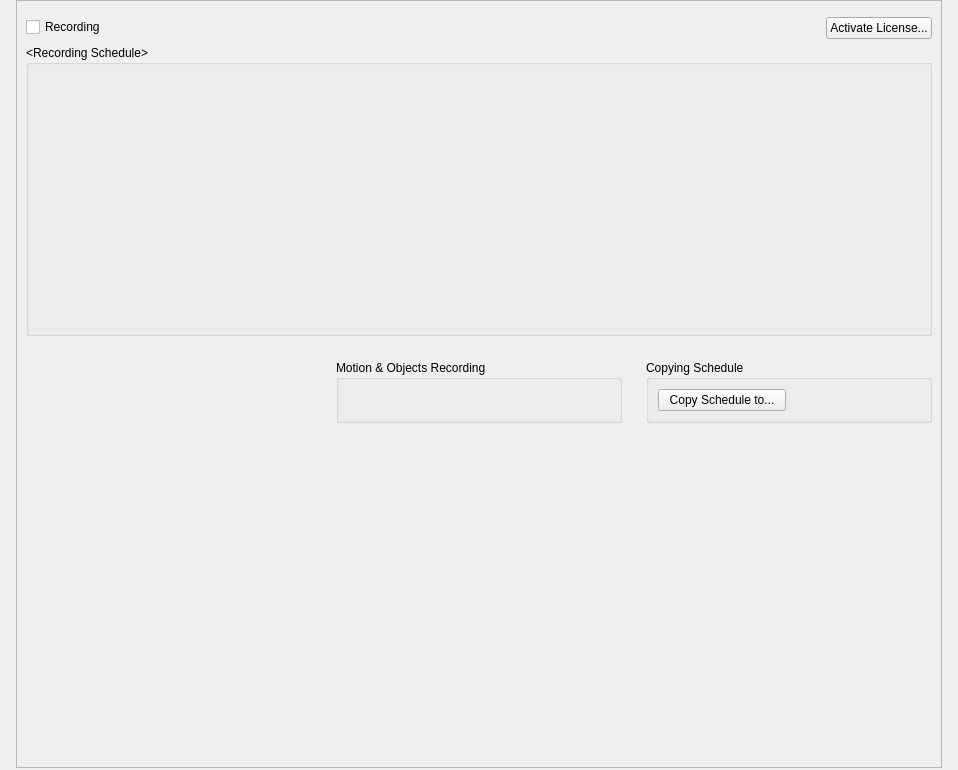
<?xml version="1.0" encoding="UTF-8"?>
<ui version="4.0">
 <class>CameraScheduleWidget</class>
 <widget class="QWidget" name="CameraScheduleWidget">
  <property name="geometry">
   <rect>
    <x>0</x>
    <y>0</y>
    <width>958</width>
    <height>770</height>
   </rect>
  </property>
  <layout class="QVBoxLayout" name="verticalLayout_6">
   <property name="spacing">
    <number>1</number>
   </property>
   <property name="leftMargin">
    <number>0</number>
   </property>
   <property name="topMargin">
    <number>0</number>
   </property>
   <property name="rightMargin">
    <number>0</number>
   </property>
   <property name="bottomMargin">
    <number>0</number>
   </property>
   <item>
    <widget class="QWidget" name="mainWidget" native="true">
     <layout class="QVBoxLayout" name="verticalLayout">
      <property name="leftMargin">
       <number>16</number>
      </property>
      <property name="topMargin">
       <number>0</number>
      </property>
      <property name="rightMargin">
       <number>16</number>
      </property>
      <property name="bottomMargin">
       <number>0</number>
      </property>
      <item>
       <widget class="QScrollArea" name="scrollArea">
        <property name="horizontalScrollBarPolicy">
         <enum>Qt::ScrollBarAlwaysOff</enum>
        </property>
        <property name="widgetResizable">
         <bool>true</bool>
        </property>
        <property name="alignment">
         <set>Qt::AlignLeading|Qt::AlignLeft|Qt::AlignTop</set>
        </property>
        <widget class="QWidget" name="scrollAreaWidgetContents">
         <property name="geometry">
          <rect>
           <x>0</x>
           <y>0</y>
           <width>924</width>
           <height>756</height>
          </rect>
         </property>
         <layout class="QVBoxLayout" name="verticalLayout_7" stretch="0,0,0,0,1">
          <property name="topMargin">
           <number>16</number>
          </property>
          <item>
           <layout class="QHBoxLayout" name="topButtonsLayout">
            <item alignment="Qt::AlignTop">
             <widget class="nx::vms::client::desktop::CheckBox" name="enableRecordingCheckBox">
              <property name="text">
               <string>Recording</string>
              </property>
              <property name="tristate">
               <bool>true</bool>
              </property>
             </widget>
            </item>
            <item alignment="Qt::AlignTop">
             <widget class="QLabel" name="licenseUsageLabel">
              <property name="sizePolicy">
               <sizepolicy hsizetype="Minimum" vsizetype="Fixed">
                <horstretch>0</horstretch>
                <verstretch>0</verstretch>
               </sizepolicy>
              </property>
              <property name="text">
               <string notr="true">&lt;license usage&gt;</string>
              </property>
             </widget>
            </item>
            <item>
             <spacer name="horizontalSpacer">
              <property name="orientation">
               <enum>Qt::Horizontal</enum>
              </property>
              <property name="sizeHint" stdset="0">
               <size>
                <width>40</width>
                <height>20</height>
               </size>
              </property>
             </spacer>
            </item>
            <item alignment="Qt::AlignTop">
             <widget class="QPushButton" name="licensesButton">
              <property name="text">
               <string>Activate License...</string>
              </property>
             </widget>
            </item>
           </layout>
          </item>
          <item>
           <layout class="QVBoxLayout" name="recordingScheduleLayout">
            <property name="topMargin">
             <number>0</number>
            </property>
            <item>
             <widget class="QGroupBox" name="scheduleGridGroupBox">
              <property name="title">
               <string notr="true">&lt;Recording Schedule&gt;</string>
              </property>
              <property name="flat">
               <bool>true</bool>
              </property>
              <layout class="QVBoxLayout" name="scheduleGridLayout">
               <item>
                <widget class="nx::vms::client::desktop::ScheduleGridWidget" name="gridWidget" native="true">
                 <property name="enabled">
                  <bool>true</bool>
                 </property>
                 <property name="sizePolicy">
                  <sizepolicy hsizetype="MinimumExpanding" vsizetype="MinimumExpanding">
                   <horstretch>0</horstretch>
                   <verstretch>0</verstretch>
                  </sizepolicy>
                 </property>
                 <property name="minimumSize">
                  <size>
                   <width>0</width>
                   <height>250</height>
                  </size>
                 </property>
                </widget>
               </item>
              </layout>
             </widget>
            </item>
           </layout>
          </item>
          <item>
           <widget class="nx::vms::client::desktop::ScheduleSettingsWidget" name="scheduleSettingsWidget" native="true"/>
          </item>
          <item>
           <layout class="QHBoxLayout" name="bottomParametersLayout" stretch="1,1,1">
            <property name="spacing">
             <number>24</number>
            </property>
            <property name="topMargin">
             <number>12</number>
            </property>
            <property name="bottomMargin">
             <number>0</number>
            </property>
            <item>
             <widget class="nx::vms::client::desktop::ArchiveLengthWidget" name="archiveLengthWidget" native="true"/>
            </item>
            <item>
             <widget class="QGroupBox" name="recordingThresholdGroupBox">
              <property name="title">
               <string>Motion &amp;&amp; Objects Recording</string>
              </property>
              <property name="flat">
               <bool>true</bool>
              </property>
              <layout class="QVBoxLayout" name="recordingThresholdLayout">
               <item>
                <widget class="nx::vms::client::desktop::RecordingThresholdWidget" name="recordingThresholdWidget" native="true"/>
               </item>
               <item>
                <spacer name="verticalSpacer">
                 <property name="orientation">
                  <enum>Qt::Vertical</enum>
                 </property>
                 <property name="sizeHint" stdset="0">
                  <size>
                   <width>0</width>
                   <height>0</height>
                  </size>
                 </property>
                </spacer>
               </item>
              </layout>
             </widget>
            </item>
            <item>
             <widget class="QGroupBox" name="copyScheduleGroupBox">
              <property name="title">
               <string>Copying Schedule</string>
              </property>
              <property name="flat">
               <bool>true</bool>
              </property>
              <layout class="QVBoxLayout" name="verticalLayout_5" stretch="0,1">
               <property name="spacing">
                <number>16</number>
               </property>
               <item>
                <widget class="QPushButton" name="exportScheduleButton">
                 <property name="sizePolicy">
                  <sizepolicy hsizetype="Fixed" vsizetype="Fixed">
                   <horstretch>0</horstretch>
                   <verstretch>0</verstretch>
                  </sizepolicy>
                 </property>
                 <property name="minimumSize">
                  <size>
                   <width>128</width>
                   <height>0</height>
                  </size>
                 </property>
                 <property name="text">
                  <string>Copy Schedule to...</string>
                 </property>
                </widget>
               </item>
               <item>
                <spacer name="verticalSpacer_4">
                 <property name="orientation">
                  <enum>Qt::Vertical</enum>
                 </property>
                 <property name="sizeHint" stdset="0">
                  <size>
                   <width>0</width>
                   <height>0</height>
                  </size>
                 </property>
                </spacer>
               </item>
              </layout>
             </widget>
            </item>
           </layout>
          </item>
          <item>
           <spacer name="verticalSpacer_7">
            <property name="orientation">
             <enum>Qt::Vertical</enum>
            </property>
            <property name="sizeType">
             <enum>QSizePolicy::MinimumExpanding</enum>
            </property>
            <property name="sizeHint" stdset="0">
             <size>
              <width>20</width>
              <height>16</height>
             </size>
            </property>
           </spacer>
          </item>
         </layout>
        </widget>
       </widget>
      </item>
     </layout>
    </widget>
   </item>
   <item>
    <widget class="nx::vms::client::desktop::MessageBar" name="hintBar" native="true"/>
   </item>
   <item>
    <widget class="nx::vms::client::desktop::AlertBar" name="recordingAlertBar" native="true"/>
   </item>
  </layout>
 </widget>
 <customwidgets>
  <customwidget>
   <class>nx::vms::client::desktop::AlertBar</class>
   <extends>QWidget</extends>
   <header location="global">nx/vms/client/desktop/common/widgets/control_bars.h</header>
  </customwidget>
  <customwidget>
   <class>nx::vms::client::desktop::ArchiveLengthWidget</class>
   <extends>QWidget</extends>
   <header location="global">nx/vms/client/desktop/resource_properties/camera/widgets/archive_length_widget.h</header>
   <container>1</container>
  </customwidget>
  <customwidget>
   <class>nx::vms::client::desktop::ScheduleGridWidget</class>
   <extends>QWidget</extends>
   <header location="global">nx/vms/client/desktop/resource_properties/schedule/schedule_grid_widget.h</header>
   <container>1</container>
  </customwidget>
  <customwidget>
   <class>nx::vms::client::desktop::ScheduleSettingsWidget</class>
   <extends>QWidget</extends>
   <header location="global">nx/vms/client/desktop/resource_properties/camera/widgets/schedule_settings_widget.h</header>
   <container>1</container>
  </customwidget>
  <customwidget>
   <class>nx::vms::client::desktop::RecordingThresholdWidget</class>
   <extends>QWidget</extends>
   <header location="global">nx/vms/client/desktop/resource_properties/camera/widgets/recording_threshold_widget.h</header>
   <container>1</container>
  </customwidget>
  <customwidget>
   <class>nx::vms::client::desktop::MessageBar</class>
   <extends>QWidget</extends>
   <header location="global">nx/vms/client/desktop/common/widgets/control_bars.h</header>
   <container>1</container>
  </customwidget>
  <customwidget>
   <class>nx::vms::client::desktop::CheckBox</class>
   <extends>QCheckBox</extends>
   <header location="global">nx/vms/client/desktop/common/widgets/check_box.h</header>
  </customwidget>
 </customwidgets>
 <tabstops>
  <tabstop>enableRecordingCheckBox</tabstop>
  <tabstop>licensesButton</tabstop>
 </tabstops>
 <resources/>
 <connections/>
 <slots>
  <slot>doNotChangeStateChanged(int)</slot>
 </slots>
</ui>
